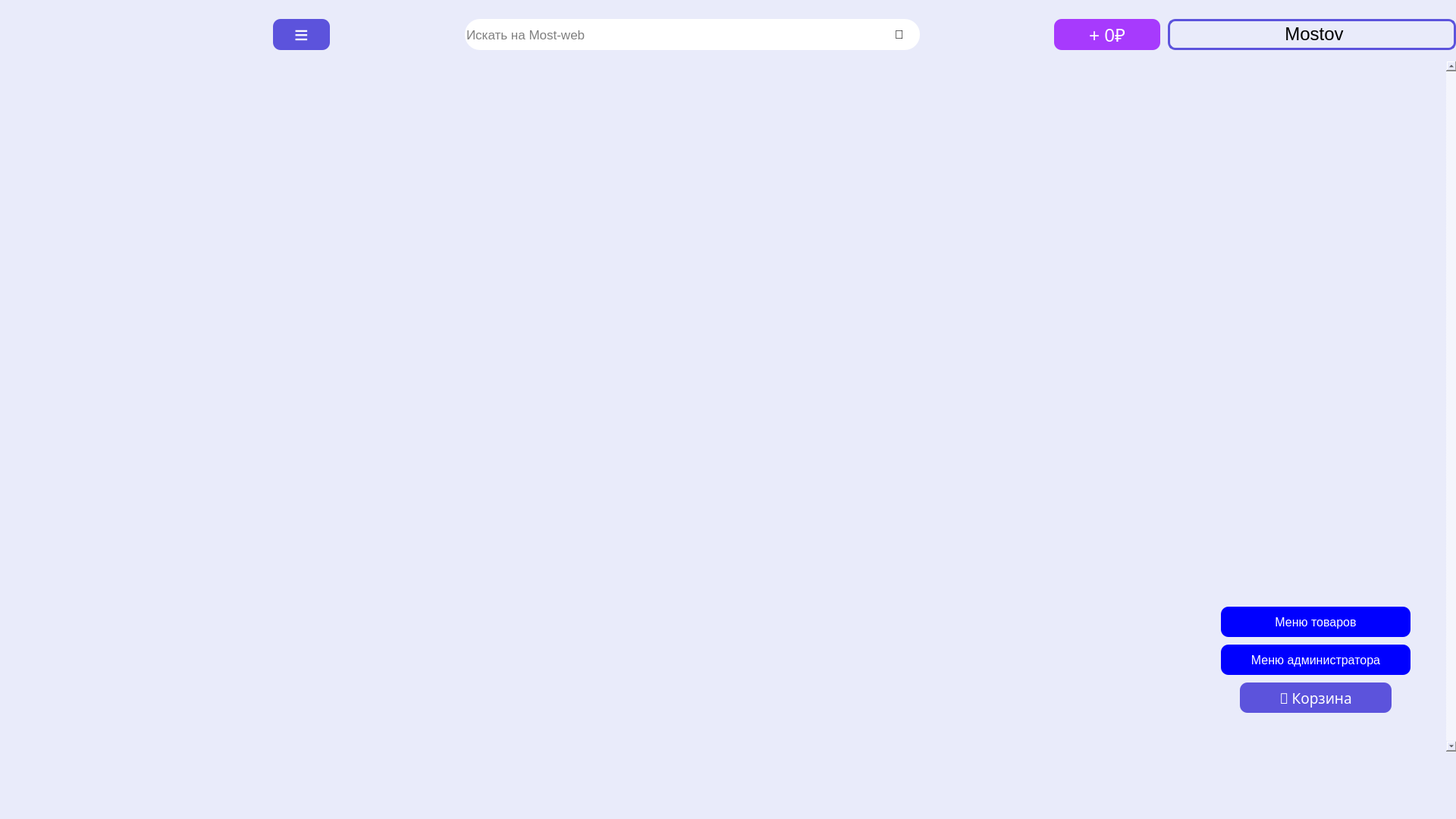
<?xml version="1.0" encoding="UTF-8"?>
<ui version="4.0">
 <class>MainWindow</class>
 <widget class="QMainWindow" name="MainWindow">
  <property name="windowModality">
   <enum>Qt::WindowModal</enum>
  </property>
  <property name="geometry">
   <rect>
    <x>0</x>
    <y>0</y>
    <width>1920</width>
    <height>1080</height>
   </rect>
  </property>
  <property name="minimumSize">
   <size>
    <width>0</width>
    <height>0</height>
   </size>
  </property>
  <property name="maximumSize">
   <size>
    <width>1920</width>
    <height>1080</height>
   </size>
  </property>
  <property name="windowTitle">
   <string>Most-web</string>
  </property>
  <property name="windowIcon">
   <iconset>
    <normaloff>Логотип увеличенный.ico</normaloff>Логотип увеличенный.ico</iconset>
  </property>
  <property name="styleSheet">
   <string notr="true">background-color: rgb(233, 235, 250)</string>
  </property>
  <widget class="QWidget" name="centralwidget">
   <widget class="QTableWidget" name="tableWidget">
    <property name="geometry">
     <rect>
      <x>350</x>
      <y>80</y>
      <width>1571</width>
      <height>911</height>
     </rect>
    </property>
    <property name="styleSheet">
     <string notr="true">#tableWidget {
    border: none;
}</string>
    </property>
    <property name="verticalScrollBarPolicy">
     <enum>Qt::ScrollBarAlwaysOn</enum>
    </property>
    <property name="horizontalScrollBarPolicy">
     <enum>Qt::ScrollBarAlwaysOff</enum>
    </property>
    <property name="autoScrollMargin">
     <number>10</number>
    </property>
    <property name="editTriggers">
     <set>QAbstractItemView::NoEditTriggers</set>
    </property>
    <property name="selectionMode">
     <enum>QAbstractItemView::NoSelection</enum>
    </property>
    <property name="showGrid">
     <bool>false</bool>
    </property>
   </widget>
   <widget class="QPushButton" name="basket_btn">
    <property name="geometry">
     <rect>
      <x>1635</x>
      <y>900</y>
      <width>200</width>
      <height>40</height>
     </rect>
    </property>
    <property name="palette">
     <palette>
      <active>
       <colorrole role="WindowText">
        <brush brushstyle="SolidPattern">
         <color alpha="255">
          <red>255</red>
          <green>255</green>
          <blue>255</blue>
         </color>
        </brush>
       </colorrole>
       <colorrole role="Button">
        <brush brushstyle="SolidPattern">
         <color alpha="255">
          <red>92</red>
          <green>83</green>
          <blue>220</blue>
         </color>
        </brush>
       </colorrole>
       <colorrole role="Text">
        <brush brushstyle="SolidPattern">
         <color alpha="255">
          <red>255</red>
          <green>255</green>
          <blue>255</blue>
         </color>
        </brush>
       </colorrole>
       <colorrole role="ButtonText">
        <brush brushstyle="SolidPattern">
         <color alpha="255">
          <red>255</red>
          <green>255</green>
          <blue>255</blue>
         </color>
        </brush>
       </colorrole>
       <colorrole role="Base">
        <brush brushstyle="SolidPattern">
         <color alpha="255">
          <red>92</red>
          <green>83</green>
          <blue>220</blue>
         </color>
        </brush>
       </colorrole>
       <colorrole role="Window">
        <brush brushstyle="SolidPattern">
         <color alpha="255">
          <red>92</red>
          <green>83</green>
          <blue>220</blue>
         </color>
        </brush>
       </colorrole>
      </active>
      <inactive>
       <colorrole role="WindowText">
        <brush brushstyle="SolidPattern">
         <color alpha="255">
          <red>255</red>
          <green>255</green>
          <blue>255</blue>
         </color>
        </brush>
       </colorrole>
       <colorrole role="Button">
        <brush brushstyle="SolidPattern">
         <color alpha="255">
          <red>92</red>
          <green>83</green>
          <blue>220</blue>
         </color>
        </brush>
       </colorrole>
       <colorrole role="Text">
        <brush brushstyle="SolidPattern">
         <color alpha="255">
          <red>255</red>
          <green>255</green>
          <blue>255</blue>
         </color>
        </brush>
       </colorrole>
       <colorrole role="ButtonText">
        <brush brushstyle="SolidPattern">
         <color alpha="255">
          <red>255</red>
          <green>255</green>
          <blue>255</blue>
         </color>
        </brush>
       </colorrole>
       <colorrole role="Base">
        <brush brushstyle="SolidPattern">
         <color alpha="255">
          <red>92</red>
          <green>83</green>
          <blue>220</blue>
         </color>
        </brush>
       </colorrole>
       <colorrole role="Window">
        <brush brushstyle="SolidPattern">
         <color alpha="255">
          <red>92</red>
          <green>83</green>
          <blue>220</blue>
         </color>
        </brush>
       </colorrole>
      </inactive>
      <disabled>
       <colorrole role="WindowText">
        <brush brushstyle="SolidPattern">
         <color alpha="255">
          <red>255</red>
          <green>255</green>
          <blue>255</blue>
         </color>
        </brush>
       </colorrole>
       <colorrole role="Button">
        <brush brushstyle="SolidPattern">
         <color alpha="255">
          <red>92</red>
          <green>83</green>
          <blue>220</blue>
         </color>
        </brush>
       </colorrole>
       <colorrole role="Text">
        <brush brushstyle="SolidPattern">
         <color alpha="255">
          <red>255</red>
          <green>255</green>
          <blue>255</blue>
         </color>
        </brush>
       </colorrole>
       <colorrole role="ButtonText">
        <brush brushstyle="SolidPattern">
         <color alpha="255">
          <red>255</red>
          <green>255</green>
          <blue>255</blue>
         </color>
        </brush>
       </colorrole>
       <colorrole role="Base">
        <brush brushstyle="SolidPattern">
         <color alpha="255">
          <red>92</red>
          <green>83</green>
          <blue>220</blue>
         </color>
        </brush>
       </colorrole>
       <colorrole role="Window">
        <brush brushstyle="SolidPattern">
         <color alpha="255">
          <red>92</red>
          <green>83</green>
          <blue>220</blue>
         </color>
        </brush>
       </colorrole>
      </disabled>
     </palette>
    </property>
    <property name="font">
     <font>
      <family>Noto Sans</family>
      <pointsize>14</pointsize>
      <weight>50</weight>
      <bold>false</bold>
     </font>
    </property>
    <property name="styleSheet">
     <string notr="true">#basket_btn {
    background-color:rgb(92, 83, 220); /* Цвет фона кнопки rgb(72, 14, 120)rgb(92, 83, 220) */
    border-radius: 10px; /* Устанавливаем радиус закругления углов */
    color: white; /* Цвет текста кнопки */
}
#basket_btn:hover {
                background-color: rgb(167, 58, 253);
}
#basket_btn:pressed {
	background-color: rgb(81, 6, 100)
}

</string>
    </property>
    <property name="text">
     <string>🛒 Корзина</string>
    </property>
    <property name="checkable">
     <bool>false</bool>
    </property>
   </widget>
   <widget class="QLabel" name="count_tovar_label">
    <property name="geometry">
     <rect>
      <x>1635</x>
      <y>945</y>
      <width>200</width>
      <height>21</height>
     </rect>
    </property>
    <property name="font">
     <font>
      <pointsize>13</pointsize>
     </font>
    </property>
    <property name="text">
     <string>&lt;html&gt;&lt;head/&gt;&lt;body&gt;&lt;p align=&quot;center&quot;&gt;&lt;br/&gt;&lt;/p&gt;&lt;/body&gt;&lt;/html&gt;</string>
    </property>
   </widget>
   <widget class="QPushButton" name="popolnenie_balans_btn">
    <property name="geometry">
     <rect>
      <x>1390</x>
      <y>25</y>
      <width>140</width>
      <height>41</height>
     </rect>
    </property>
    <property name="palette">
     <palette>
      <active>
       <colorrole role="WindowText">
        <brush brushstyle="SolidPattern">
         <color alpha="255">
          <red>255</red>
          <green>255</green>
          <blue>255</blue>
         </color>
        </brush>
       </colorrole>
       <colorrole role="Button">
        <brush brushstyle="SolidPattern">
         <color alpha="255">
          <red>167</red>
          <green>58</green>
          <blue>253</blue>
         </color>
        </brush>
       </colorrole>
       <colorrole role="Text">
        <brush brushstyle="SolidPattern">
         <color alpha="255">
          <red>255</red>
          <green>255</green>
          <blue>255</blue>
         </color>
        </brush>
       </colorrole>
       <colorrole role="ButtonText">
        <brush brushstyle="SolidPattern">
         <color alpha="255">
          <red>255</red>
          <green>255</green>
          <blue>255</blue>
         </color>
        </brush>
       </colorrole>
       <colorrole role="Base">
        <brush brushstyle="SolidPattern">
         <color alpha="255">
          <red>167</red>
          <green>58</green>
          <blue>253</blue>
         </color>
        </brush>
       </colorrole>
       <colorrole role="Window">
        <brush brushstyle="SolidPattern">
         <color alpha="255">
          <red>167</red>
          <green>58</green>
          <blue>253</blue>
         </color>
        </brush>
       </colorrole>
      </active>
      <inactive>
       <colorrole role="WindowText">
        <brush brushstyle="SolidPattern">
         <color alpha="255">
          <red>255</red>
          <green>255</green>
          <blue>255</blue>
         </color>
        </brush>
       </colorrole>
       <colorrole role="Button">
        <brush brushstyle="SolidPattern">
         <color alpha="255">
          <red>167</red>
          <green>58</green>
          <blue>253</blue>
         </color>
        </brush>
       </colorrole>
       <colorrole role="Text">
        <brush brushstyle="SolidPattern">
         <color alpha="255">
          <red>255</red>
          <green>255</green>
          <blue>255</blue>
         </color>
        </brush>
       </colorrole>
       <colorrole role="ButtonText">
        <brush brushstyle="SolidPattern">
         <color alpha="255">
          <red>255</red>
          <green>255</green>
          <blue>255</blue>
         </color>
        </brush>
       </colorrole>
       <colorrole role="Base">
        <brush brushstyle="SolidPattern">
         <color alpha="255">
          <red>167</red>
          <green>58</green>
          <blue>253</blue>
         </color>
        </brush>
       </colorrole>
       <colorrole role="Window">
        <brush brushstyle="SolidPattern">
         <color alpha="255">
          <red>167</red>
          <green>58</green>
          <blue>253</blue>
         </color>
        </brush>
       </colorrole>
      </inactive>
      <disabled>
       <colorrole role="WindowText">
        <brush brushstyle="SolidPattern">
         <color alpha="255">
          <red>255</red>
          <green>255</green>
          <blue>255</blue>
         </color>
        </brush>
       </colorrole>
       <colorrole role="Button">
        <brush brushstyle="SolidPattern">
         <color alpha="255">
          <red>167</red>
          <green>58</green>
          <blue>253</blue>
         </color>
        </brush>
       </colorrole>
       <colorrole role="Text">
        <brush brushstyle="SolidPattern">
         <color alpha="255">
          <red>255</red>
          <green>255</green>
          <blue>255</blue>
         </color>
        </brush>
       </colorrole>
       <colorrole role="ButtonText">
        <brush brushstyle="SolidPattern">
         <color alpha="255">
          <red>255</red>
          <green>255</green>
          <blue>255</blue>
         </color>
        </brush>
       </colorrole>
       <colorrole role="Base">
        <brush brushstyle="SolidPattern">
         <color alpha="255">
          <red>167</red>
          <green>58</green>
          <blue>253</blue>
         </color>
        </brush>
       </colorrole>
       <colorrole role="Window">
        <brush brushstyle="SolidPattern">
         <color alpha="255">
          <red>167</red>
          <green>58</green>
          <blue>253</blue>
         </color>
        </brush>
       </colorrole>
      </disabled>
     </palette>
    </property>
    <property name="font">
     <font>
      <pointsize>18</pointsize>
     </font>
    </property>
    <property name="focusPolicy">
     <enum>Qt::ClickFocus</enum>
    </property>
    <property name="styleSheet">
     <string notr="true">#popolnenie_balans_btn {
   background-color: rgb(167, 58, 253); /* Цвет фона кнопки */
    border-radius: 10px; /* Устанавливаем радиус закругления углов */
    color: white; /* Цвет текста кнопки */
}
#popolnenie_balans_btn:hover {
                background-color: rgb(247, 8, 255)
}
#popolnenie_balans_btn:pressed {
	background-color: rgb(81, 6, 100)
}

</string>
    </property>
    <property name="text">
     <string>+ 0₽</string>
    </property>
   </widget>
   <widget class="QLabel" name="name_label">
    <property name="geometry">
     <rect>
      <x>1540</x>
      <y>25</y>
      <width>380</width>
      <height>41</height>
     </rect>
    </property>
    <property name="font">
     <font>
      <pointsize>18</pointsize>
     </font>
    </property>
    <property name="styleSheet">
     <string notr="true">                    border-radius: 10px;
                    border: 3px solid rgb(92, 83, 220);</string>
    </property>
    <property name="text">
     <string>&lt;html&gt;&lt;head/&gt;&lt;body&gt;&lt;p align=&quot;center&quot;&gt;Mostov&lt;/p&gt;&lt;/body&gt;&lt;/html&gt;</string>
    </property>
   </widget>
   <widget class="QPushButton" name="toggle_btn">
    <property name="geometry">
     <rect>
      <x>360</x>
      <y>25</y>
      <width>75</width>
      <height>41</height>
     </rect>
    </property>
    <property name="font">
     <font>
      <pointsize>24</pointsize>
     </font>
    </property>
    <property name="styleSheet">
     <string notr="true">#toggle_btn {
    background-color:rgb(92, 83, 220); /* Цвет фона кнопки rgb(72, 14, 120)rgb(92, 83, 220) */
    border-radius: 10px; /* Устанавливаем радиус закругления углов */
    color: white; /* Цвет текста кнопки */
}
#toggle_btn:hover {
                background-color: rgb(167, 58, 253);
}
#toggle_btn:pressed {
	background-color: rgb(81, 6, 100)
}</string>
    </property>
    <property name="text">
     <string>≡</string>
    </property>
   </widget>
   <widget class="QLineEdit" name="poisk_edit">
    <property name="geometry">
     <rect>
      <x>613</x>
      <y>25</y>
      <width>600</width>
      <height>41</height>
     </rect>
    </property>
    <property name="minimumSize">
     <size>
      <width>0</width>
      <height>0</height>
     </size>
    </property>
    <property name="font">
     <font>
      <family>MS Shell Dlg 2</family>
      <pointsize>13</pointsize>
     </font>
    </property>
    <property name="styleSheet">
     <string notr="true">#poisk_edit {
    border-radius: 20px; /* Устанавливаем радиус закругления углов */
    background-color: rgb(255, 255, 255); /* Цвет фона */
}
</string>
    </property>
    <property name="text">
     <string/>
    </property>
    <property name="placeholderText">
     <string>Искать на Most-web</string>
    </property>
   </widget>
   <widget class="QLabel" name="label">
    <property name="geometry">
     <rect>
      <x>1180</x>
      <y>35</y>
      <width>22</width>
      <height>21</height>
     </rect>
    </property>
    <property name="font">
     <font>
      <pointsize>12</pointsize>
     </font>
    </property>
    <property name="styleSheet">
     <string notr="true">background-color: white;</string>
    </property>
    <property name="text">
     <string>🔎</string>
    </property>
   </widget>
   <widget class="QPushButton" name="button_admin">
    <property name="geometry">
     <rect>
      <x>1610</x>
      <y>850</y>
      <width>250</width>
      <height>40</height>
     </rect>
    </property>
    <property name="palette">
     <palette>
      <active>
       <colorrole role="WindowText">
        <brush brushstyle="SolidPattern">
         <color alpha="255">
          <red>255</red>
          <green>255</green>
          <blue>255</blue>
         </color>
        </brush>
       </colorrole>
       <colorrole role="Button">
        <brush brushstyle="SolidPattern">
         <color alpha="255">
          <red>0</red>
          <green>0</green>
          <blue>255</blue>
         </color>
        </brush>
       </colorrole>
       <colorrole role="Text">
        <brush brushstyle="SolidPattern">
         <color alpha="255">
          <red>255</red>
          <green>255</green>
          <blue>255</blue>
         </color>
        </brush>
       </colorrole>
       <colorrole role="ButtonText">
        <brush brushstyle="SolidPattern">
         <color alpha="255">
          <red>255</red>
          <green>255</green>
          <blue>255</blue>
         </color>
        </brush>
       </colorrole>
       <colorrole role="Base">
        <brush brushstyle="SolidPattern">
         <color alpha="255">
          <red>0</red>
          <green>0</green>
          <blue>255</blue>
         </color>
        </brush>
       </colorrole>
       <colorrole role="Window">
        <brush brushstyle="SolidPattern">
         <color alpha="255">
          <red>0</red>
          <green>0</green>
          <blue>255</blue>
         </color>
        </brush>
       </colorrole>
      </active>
      <inactive>
       <colorrole role="WindowText">
        <brush brushstyle="SolidPattern">
         <color alpha="255">
          <red>255</red>
          <green>255</green>
          <blue>255</blue>
         </color>
        </brush>
       </colorrole>
       <colorrole role="Button">
        <brush brushstyle="SolidPattern">
         <color alpha="255">
          <red>0</red>
          <green>0</green>
          <blue>255</blue>
         </color>
        </brush>
       </colorrole>
       <colorrole role="Text">
        <brush brushstyle="SolidPattern">
         <color alpha="255">
          <red>255</red>
          <green>255</green>
          <blue>255</blue>
         </color>
        </brush>
       </colorrole>
       <colorrole role="ButtonText">
        <brush brushstyle="SolidPattern">
         <color alpha="255">
          <red>255</red>
          <green>255</green>
          <blue>255</blue>
         </color>
        </brush>
       </colorrole>
       <colorrole role="Base">
        <brush brushstyle="SolidPattern">
         <color alpha="255">
          <red>0</red>
          <green>0</green>
          <blue>255</blue>
         </color>
        </brush>
       </colorrole>
       <colorrole role="Window">
        <brush brushstyle="SolidPattern">
         <color alpha="255">
          <red>0</red>
          <green>0</green>
          <blue>255</blue>
         </color>
        </brush>
       </colorrole>
      </inactive>
      <disabled>
       <colorrole role="WindowText">
        <brush brushstyle="SolidPattern">
         <color alpha="255">
          <red>255</red>
          <green>255</green>
          <blue>255</blue>
         </color>
        </brush>
       </colorrole>
       <colorrole role="Button">
        <brush brushstyle="SolidPattern">
         <color alpha="255">
          <red>0</red>
          <green>0</green>
          <blue>255</blue>
         </color>
        </brush>
       </colorrole>
       <colorrole role="Text">
        <brush brushstyle="SolidPattern">
         <color alpha="255">
          <red>255</red>
          <green>255</green>
          <blue>255</blue>
         </color>
        </brush>
       </colorrole>
       <colorrole role="ButtonText">
        <brush brushstyle="SolidPattern">
         <color alpha="255">
          <red>255</red>
          <green>255</green>
          <blue>255</blue>
         </color>
        </brush>
       </colorrole>
       <colorrole role="Base">
        <brush brushstyle="SolidPattern">
         <color alpha="255">
          <red>0</red>
          <green>0</green>
          <blue>255</blue>
         </color>
        </brush>
       </colorrole>
       <colorrole role="Window">
        <brush brushstyle="SolidPattern">
         <color alpha="255">
          <red>0</red>
          <green>0</green>
          <blue>255</blue>
         </color>
        </brush>
       </colorrole>
      </disabled>
     </palette>
    </property>
    <property name="font">
     <font>
      <family>Arial</family>
      <pointsize>-1</pointsize>
     </font>
    </property>
    <property name="focusPolicy">
     <enum>Qt::ClickFocus</enum>
    </property>
    <property name="styleSheet">
     <string notr="true">#button_admin {
    border-radius: 10px;
    color: white;
    background-color: rgb(0, 0, 255);
    font-size: 16px;
    font-family: 'Arial';
}

#button_admin:hover {
    background-color: rgb(0, 0, 158);
}

#button_admin:pressed {
    background-color: rgb(81, 6, 100);
}
</string>
    </property>
    <property name="text">
     <string>Меню администратора</string>
    </property>
   </widget>
   <widget class="QPushButton" name="button_worker">
    <property name="geometry">
     <rect>
      <x>1610</x>
      <y>800</y>
      <width>250</width>
      <height>40</height>
     </rect>
    </property>
    <property name="palette">
     <palette>
      <active>
       <colorrole role="WindowText">
        <brush brushstyle="SolidPattern">
         <color alpha="255">
          <red>255</red>
          <green>255</green>
          <blue>255</blue>
         </color>
        </brush>
       </colorrole>
       <colorrole role="Button">
        <brush brushstyle="SolidPattern">
         <color alpha="255">
          <red>0</red>
          <green>0</green>
          <blue>255</blue>
         </color>
        </brush>
       </colorrole>
       <colorrole role="Text">
        <brush brushstyle="SolidPattern">
         <color alpha="255">
          <red>255</red>
          <green>255</green>
          <blue>255</blue>
         </color>
        </brush>
       </colorrole>
       <colorrole role="ButtonText">
        <brush brushstyle="SolidPattern">
         <color alpha="255">
          <red>255</red>
          <green>255</green>
          <blue>255</blue>
         </color>
        </brush>
       </colorrole>
       <colorrole role="Base">
        <brush brushstyle="SolidPattern">
         <color alpha="255">
          <red>0</red>
          <green>0</green>
          <blue>255</blue>
         </color>
        </brush>
       </colorrole>
       <colorrole role="Window">
        <brush brushstyle="SolidPattern">
         <color alpha="255">
          <red>0</red>
          <green>0</green>
          <blue>255</blue>
         </color>
        </brush>
       </colorrole>
      </active>
      <inactive>
       <colorrole role="WindowText">
        <brush brushstyle="SolidPattern">
         <color alpha="255">
          <red>255</red>
          <green>255</green>
          <blue>255</blue>
         </color>
        </brush>
       </colorrole>
       <colorrole role="Button">
        <brush brushstyle="SolidPattern">
         <color alpha="255">
          <red>0</red>
          <green>0</green>
          <blue>255</blue>
         </color>
        </brush>
       </colorrole>
       <colorrole role="Text">
        <brush brushstyle="SolidPattern">
         <color alpha="255">
          <red>255</red>
          <green>255</green>
          <blue>255</blue>
         </color>
        </brush>
       </colorrole>
       <colorrole role="ButtonText">
        <brush brushstyle="SolidPattern">
         <color alpha="255">
          <red>255</red>
          <green>255</green>
          <blue>255</blue>
         </color>
        </brush>
       </colorrole>
       <colorrole role="Base">
        <brush brushstyle="SolidPattern">
         <color alpha="255">
          <red>0</red>
          <green>0</green>
          <blue>255</blue>
         </color>
        </brush>
       </colorrole>
       <colorrole role="Window">
        <brush brushstyle="SolidPattern">
         <color alpha="255">
          <red>0</red>
          <green>0</green>
          <blue>255</blue>
         </color>
        </brush>
       </colorrole>
      </inactive>
      <disabled>
       <colorrole role="WindowText">
        <brush brushstyle="SolidPattern">
         <color alpha="255">
          <red>255</red>
          <green>255</green>
          <blue>255</blue>
         </color>
        </brush>
       </colorrole>
       <colorrole role="Button">
        <brush brushstyle="SolidPattern">
         <color alpha="255">
          <red>0</red>
          <green>0</green>
          <blue>255</blue>
         </color>
        </brush>
       </colorrole>
       <colorrole role="Text">
        <brush brushstyle="SolidPattern">
         <color alpha="255">
          <red>255</red>
          <green>255</green>
          <blue>255</blue>
         </color>
        </brush>
       </colorrole>
       <colorrole role="ButtonText">
        <brush brushstyle="SolidPattern">
         <color alpha="255">
          <red>255</red>
          <green>255</green>
          <blue>255</blue>
         </color>
        </brush>
       </colorrole>
       <colorrole role="Base">
        <brush brushstyle="SolidPattern">
         <color alpha="255">
          <red>0</red>
          <green>0</green>
          <blue>255</blue>
         </color>
        </brush>
       </colorrole>
       <colorrole role="Window">
        <brush brushstyle="SolidPattern">
         <color alpha="255">
          <red>0</red>
          <green>0</green>
          <blue>255</blue>
         </color>
        </brush>
       </colorrole>
      </disabled>
     </palette>
    </property>
    <property name="font">
     <font>
      <family>Arial</family>
      <pointsize>-1</pointsize>
     </font>
    </property>
    <property name="focusPolicy">
     <enum>Qt::ClickFocus</enum>
    </property>
    <property name="styleSheet">
     <string notr="true">#button_worker {
    border-radius: 10px;
    color: white;
    background-color: rgb(0, 0, 255);
    font-size: 16px;
    font-family: 'Arial';
}

#button_worker:hover {
    background-color: rgb(0, 0, 158);
}

#button_worker:pressed {
    background-color: rgb(81, 6, 100);
}
</string>
    </property>
    <property name="text">
     <string>Меню товаров</string>
    </property>
   </widget>
  </widget>
  <widget class="QStatusBar" name="statusbar"/>
 </widget>
 <resources/>
 <connections/>
</ui>
